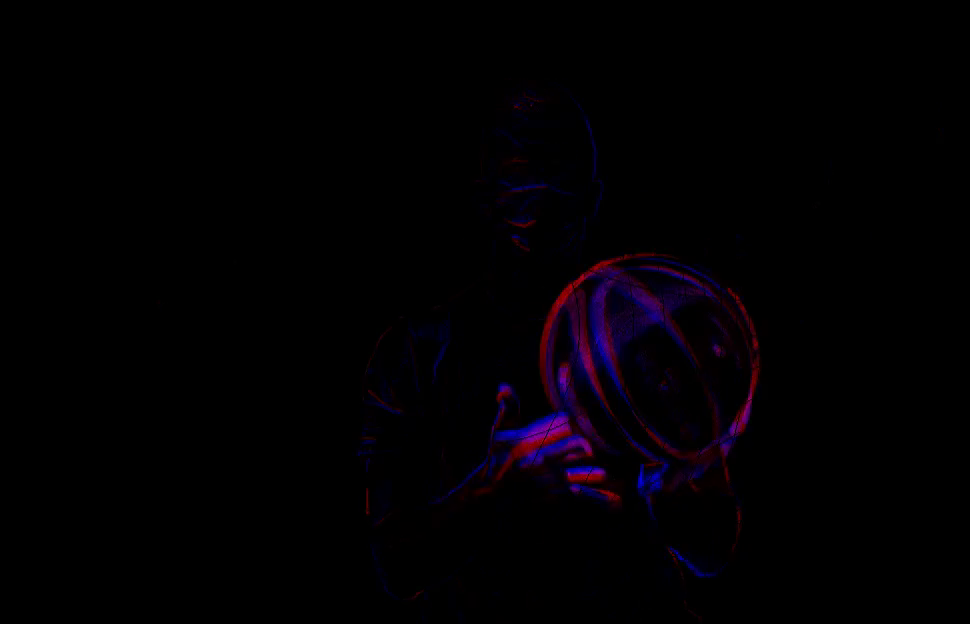
#> input picture frame 21 of video_transition_tool/input.mp4, 970 x 624 px
$ python split.py
#> lines starting #> are read from the running program, lines starting #| are printed output that depends on the picture; pictures that were not available may be replaced by others from this repository, and a replacement may not be noted
import cv2
import numpy as np
import argparse


def center_crop(frame, crop_size):
    """先把最短邊 resize 到 crop_size（大圖縮小、小圖放大），再 center crop 成 crop_size x crop_size"""
    h, w = frame.shape[:2]

    # 縮放至最短邊 = crop_size
    if min(h, w) != crop_size:
        scale = crop_size / min(h, w)
        interp = cv2.INTER_AREA if scale < 1 else cv2.INTER_LINEAR
        new_w = max(crop_size, int(round(w * scale)))
        new_h = max(crop_size, int(round(h * scale)))
        frame = cv2.resize(frame, (new_w, new_h), interpolation=interp)
        h, w = frame.shape[:2]

    # center crop
    start_x = (w - crop_size) // 2
    start_y = (h - crop_size) // 2
    return frame[start_y:start_y + crop_size, start_x:start_x + crop_size]


# [83 lines left out: functions create_diagonal_mask_with_line, apply_diagonal_line, create_transition_frame, create_dummy_frame, not called in this run]


def parse_args():
    parser = argparse.ArgumentParser(
        description='Generate an input/output comparison video with a diagonal wipe transition')
    parser.add_argument('--input', default='input.mp4',
                        help='input video path (default: input.mp4)')
    parser.add_argument('--output', default='output.mp4',
                        help='output video path (default: output.mp4)')
    parser.add_argument('--result', default='transition_result.mp4',
                        help='result video path (default: transition_result.mp4)')
    parser.add_argument('--crop', type=int, default=384, metavar='SIZE',
                        help='center crop size in pixels (default: 384)')
    parser.add_argument('--no-crop', action='store_true',
                        help='disable cropping and use the original input video size')
    parser.add_argument('--fps', type=float, default=None,
                        help='output video fps (default: same as input video)')
    parser.add_argument('--resize', type=int, default=None, metavar='SHORT_SIDE',
                        help='resize the result so its shortest side equals SHORT_SIDE, '
                             'keeping aspect ratio (default: no resize)')
    parser.add_argument('--transition-frames', type=int, default=31,
                        help='number of frames in the transition animation (default: 31)')
    parser.add_argument('--line-width', type=int, default=9,
                        help='white split line width in pixels (default: 9)')
    return parser.parse_args()


def main():
    args = parse_args()
    crop_size = None if args.no_crop else args.crop
    if crop_size is not None and crop_size <= 0:
        print("Error: --crop must be a positive integer (or use --no-crop)")
        return
    if args.fps is not None and args.fps <= 0:
        print("Error: --fps must be positive")
        return
    if args.resize is not None and args.resize <= 0:
        print("Error: --resize must be positive")
        return

    # Load videos
    print("Loading videos...")
    input_cap = cv2.VideoCapture(args.input)
    output_cap = cv2.VideoCapture(args.output)

    if not input_cap.isOpened():
        print(f"Error: Could not open input video {args.input}")
        return
    if not output_cap.isOpened():
        print(f"Error: Could not open output video {args.output}")
        return

    # 自動取得影片資訊
    input_fps = input_cap.get(cv2.CAP_PROP_FPS)
    output_fps = output_cap.get(cv2.CAP_PROP_FPS)
    input_total = int(input_cap.get(cv2.CAP_PROP_FRAME_COUNT))
    output_total = int(output_cap.get(cv2.CAP_PROP_FRAME_COUNT))
    total_frames = min(input_total, output_total)  # 取兩者最小值

    # result fps：優先使用 --fps，否則沿用 input 影片的 fps
    result_fps = args.fps if args.fps is not None else input_fps

    # 決定基準 frame 大小
    if crop_size is not None:
        frame_w = frame_h = crop_size
        size_note = f"{frame_w}x{frame_h} (center crop)"
    else:
        frame_w = int(input_cap.get(cv2.CAP_PROP_FRAME_WIDTH))
        frame_h = int(input_cap.get(cv2.CAP_PROP_FRAME_HEIGHT))
        size_note = f"{frame_w}x{frame_h} (original size)"

    # --resize：等比縮放到短邊 = SHORT_SIDE（長邊取偶數以利編碼相容性）
    if args.resize is not None and args.resize != min(frame_w, frame_h):
        scale = args.resize / min(frame_w, frame_h)
        if frame_w <= frame_h:
            frame_w, frame_h = args.resize, max(2, int(round(frame_h * scale / 2)) * 2)
        else:
            frame_w, frame_h = max(2, int(round(frame_w * scale / 2)) * 2), args.resize
        size_note += f", resized to {frame_w}x{frame_h}"

    # no-crop 時若 output 影片尺寸和最終大小不同，會自動 resize 對齊
    if crop_size is None:
        out_w = int(output_cap.get(cv2.CAP_PROP_FRAME_WIDTH))
        out_h = int(output_cap.get(cv2.CAP_PROP_FRAME_HEIGHT))
        if (out_w, out_h) != (frame_w, frame_h):
            print(f"  Warning: output video is {out_w}x{out_h}, "
                  f"frames will be resized to {frame_w}x{frame_h}")

    print(f"  Input video: {input_total} frames at {input_fps:.2f} fps")
    print(f"  Output video: {output_total} frames at {output_fps:.2f} fps")
    print(f"  Using: {total_frames} frames")
    fps_note = "user specified" if args.fps is not None else "same as input"
    print(f"  Result fps: {result_fps:.2f} ({fps_note})")
    print(f"  Frame size: {size_note}")

    def process_frame(frame):
        """依設定做 center crop，再 resize 成最終輸出大小"""
        if crop_size is not None:
            frame = center_crop(frame, crop_size)
        if frame.shape[1] != frame_w or frame.shape[0] != frame_h:
            interp = cv2.INTER_AREA if frame.shape[1] > frame_w else cv2.INTER_LINEAR
            frame = cv2.resize(frame, (frame_w, frame_h), interpolation=interp)
        return frame

    # 計算轉換的起始和結束幀（以中間為中心）
    transition_frames = args.transition_frames
    center_frame = total_frames // 2
    transition_start = center_frame - transition_frames // 2
    transition_end = center_frame + transition_frames // 2

    # Setup output video writer
    fourcc = cv2.VideoWriter_fourcc(*'mp4v')
    out = cv2.VideoWriter(args.result, fourcc, result_fps, (frame_w, frame_h))

    print("Generating transition video...")
    print(f"  Transition: frame {transition_start} ~ {transition_end}")

    # 保留最後有效幀
    last_input_frame = None
    last_output_frame = None

    # 逐幀處理
    for frame_idx in range(total_frames):
        # 同步讀取兩個影片的當前幀
        ret1, input_frame = input_cap.read()
        ret2, output_frame = output_cap.read()

        # 如果讀取成功，更新並保留；失敗則使用最後有效幀
        if ret1 and input_frame is not None:
            input_frame = process_frame(input_frame)
            last_input_frame = input_frame
        else:
            input_frame = last_input_frame

        if ret2 and output_frame is not None:
            output_frame = process_frame(output_frame)
            last_output_frame = output_frame
        else:
            output_frame = last_output_frame

        # 確保有有效幀
        if input_frame is None:
            input_frame = create_dummy_frame(frame_w, frame_h, "Input", (50, 50, 150))
        if output_frame is None:
            output_frame = create_dummy_frame(frame_w, frame_h, "Output", (50, 150, 50))

        # 決定輸出內容
        if frame_idx < transition_start:
            # Phase 1: 顯示 input
            out.write(input_frame)
        elif frame_idx < transition_end:
            # Phase 2: 轉換動畫
            t = frame_idx - transition_start
            position = t / max(transition_frames - 1, 1)
            frame = create_transition_frame(input_frame, output_frame, position,
                                            args.line_width)
            out.write(frame)
        else:
            # Phase 3: 顯示 output
            out.write(output_frame)
#> this loop made 31 passes
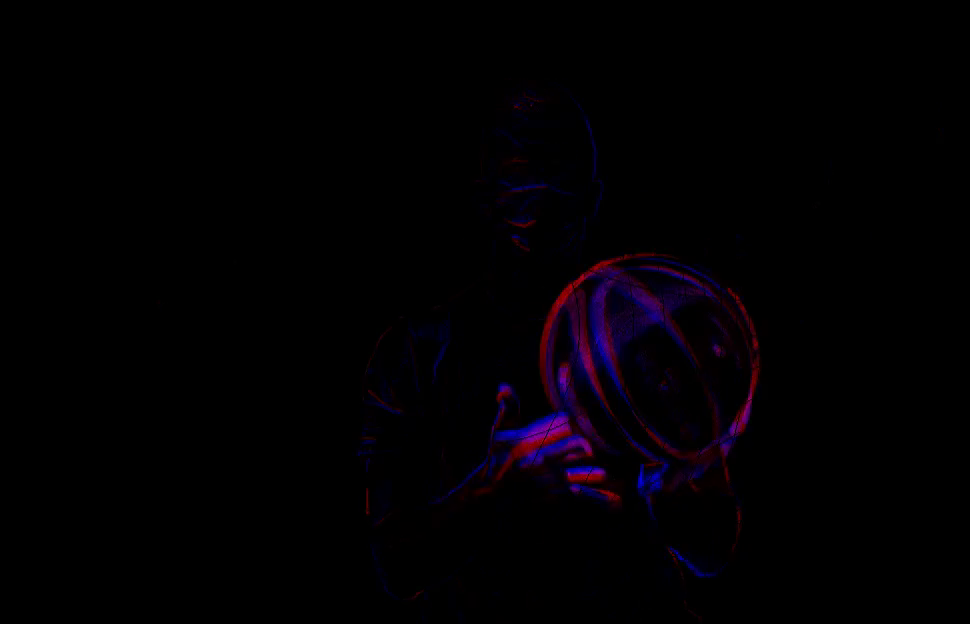
#> input picture frame 21 of video_transition_tool/input.mp4, 970 x 624 px
#> pass 1, in process_frame, `frame = center_crop(frame, crop_size)`:
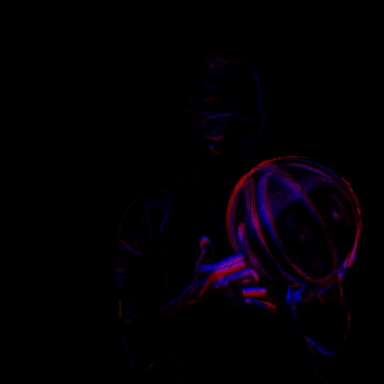
#> frame: shape (384, 384, 3); mean of channels 0, 1, 2 4, 0.1, 2.9; drawn as B, G, R
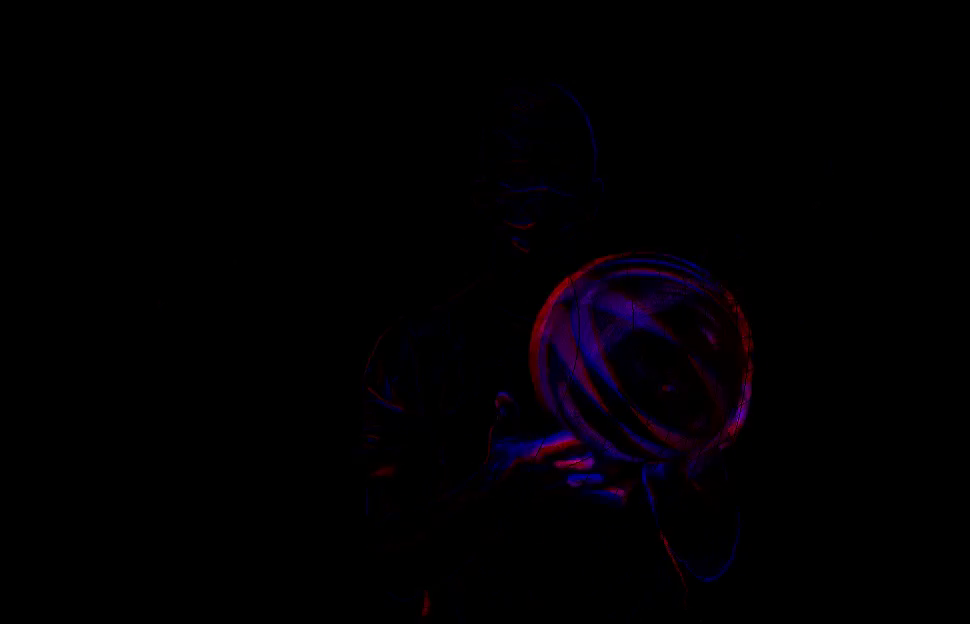
#> input picture frame 22 of video_transition_tool/input.mp4, 970 x 624 px
#> pass 2, in process_frame (call 3), `frame = center_crop(frame, crop_size)`:
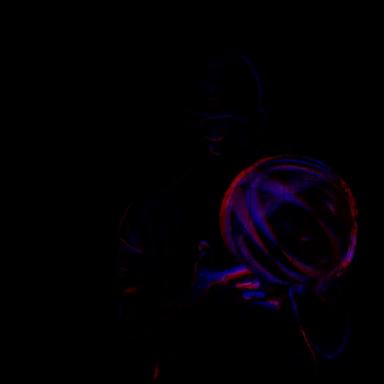
#> frame: shape (384, 384, 3); mean of channels 0, 1, 2 3.5, 0.1, 2.4; drawn as B, G, R
#> after the loop:
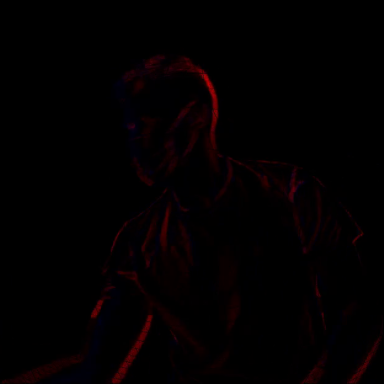
#> input_frame: shape (384, 384, 3); mean B, G, R 0.6, 0.1, 2.8

    # Cleanup
    out.release()
    input_cap.release()
    output_cap.release()

    print(f"Done! Generated {total_frames} frames.")
    print(f"Output saved to: {args.result}")


if __name__ == "__main__":
    main()

$ run again, starting later in the video
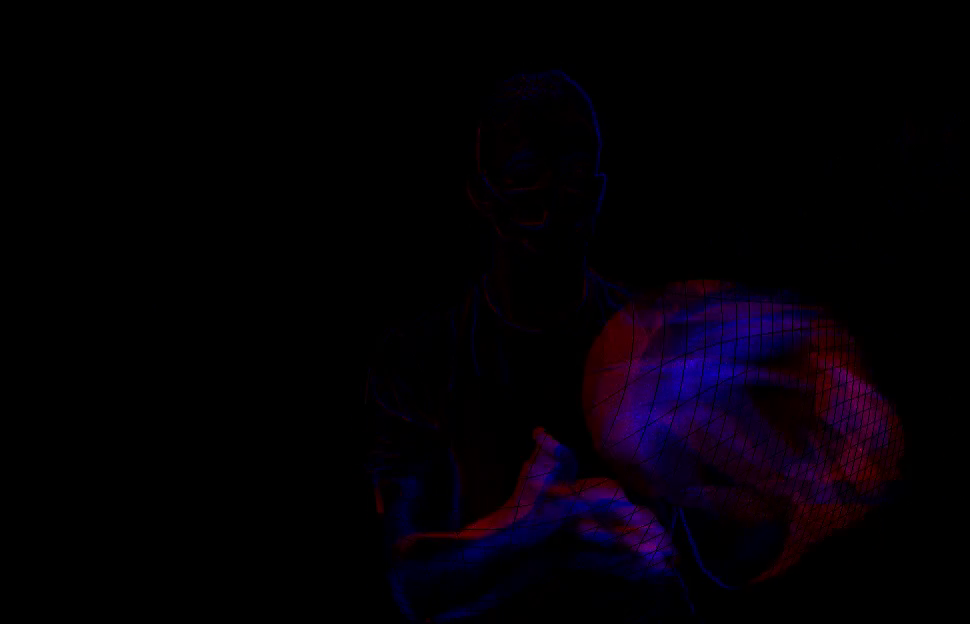
#> input picture frame 97 of video_transition_tool/input.mp4, 970 x 624 px
#> the loop in main, `for frame_idx in range(total_frames):` made 31 passes
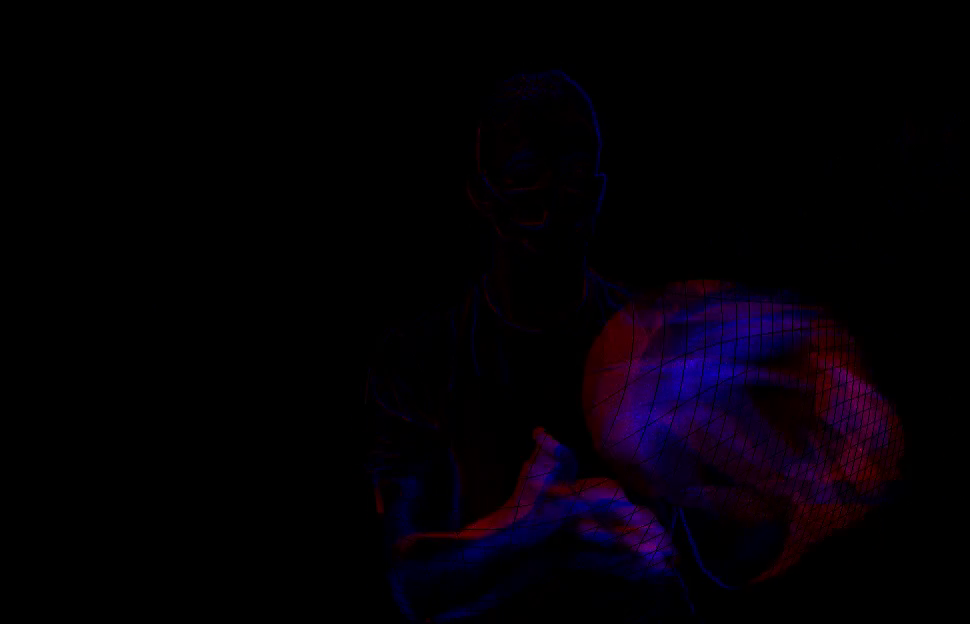
#> input picture frame 97 of video_transition_tool/input.mp4, 970 x 624 px
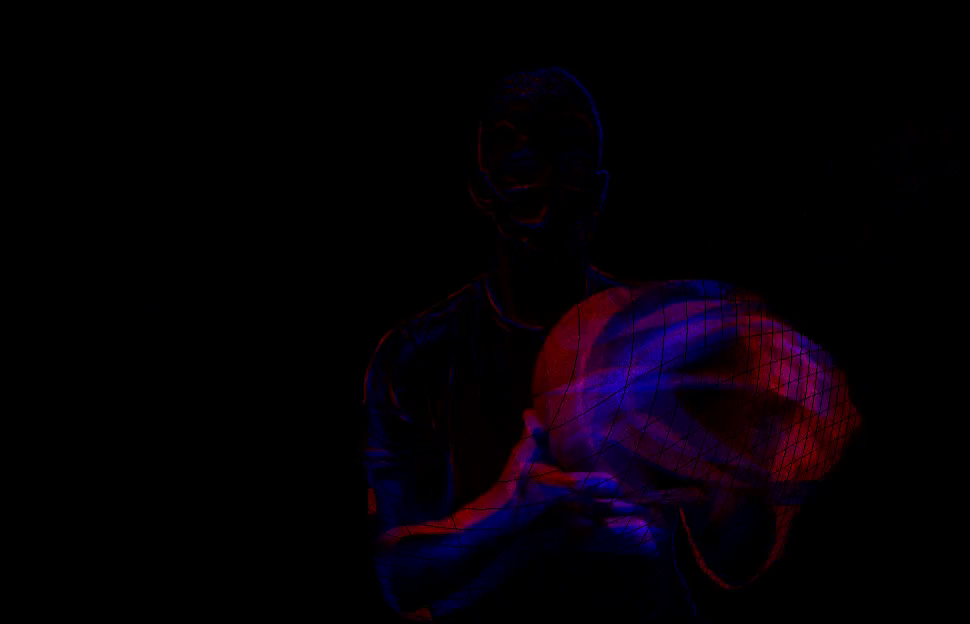
#> input picture frame 98 of video_transition_tool/input.mp4, 970 x 624 px
#> after the loop in main, `for frame_idx in range(total_frames):`:
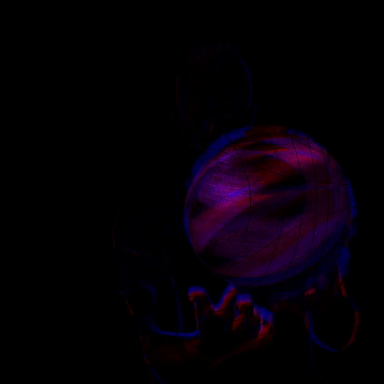
#> input_frame: shape (384, 384, 3); mean B, G, R 6.4, 0.1, 5.2

$ run again, starting later in the video
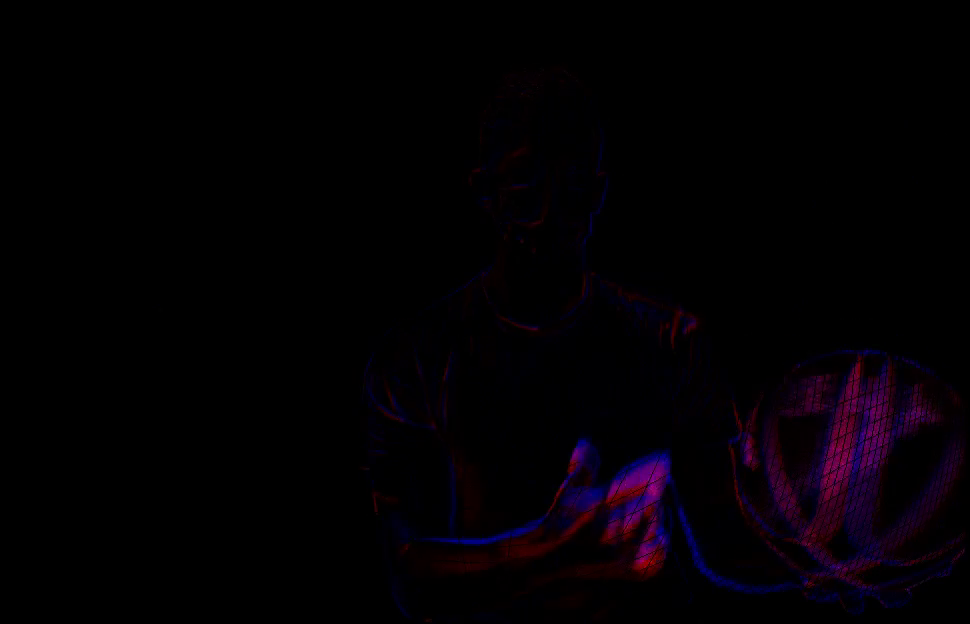
#> input picture frame 173 of video_transition_tool/input.mp4, 970 x 624 px
#> the loop in main, `for frame_idx in range(total_frames):` made 31 passes
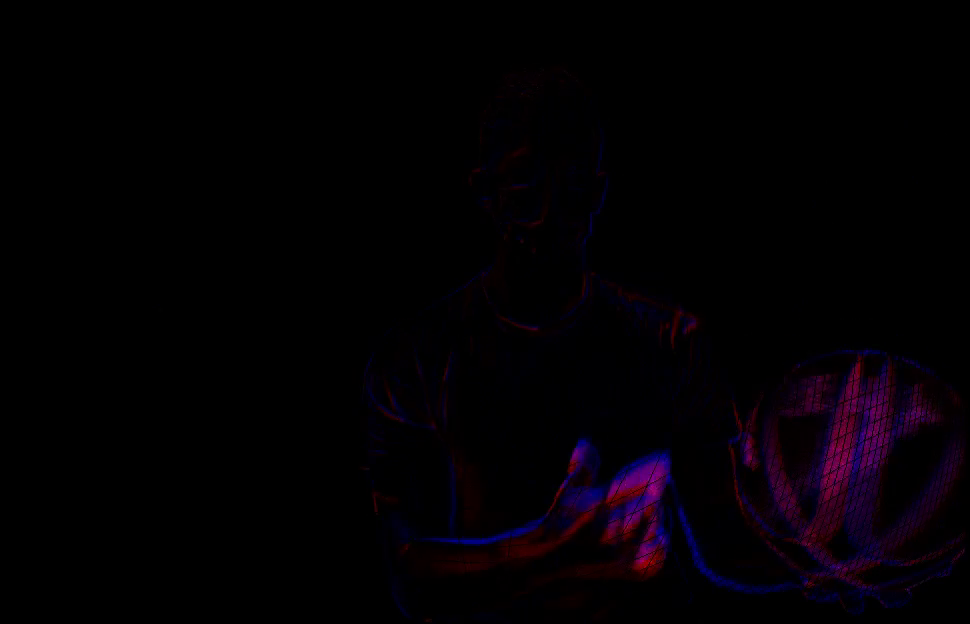
#> input picture frame 173 of video_transition_tool/input.mp4, 970 x 624 px
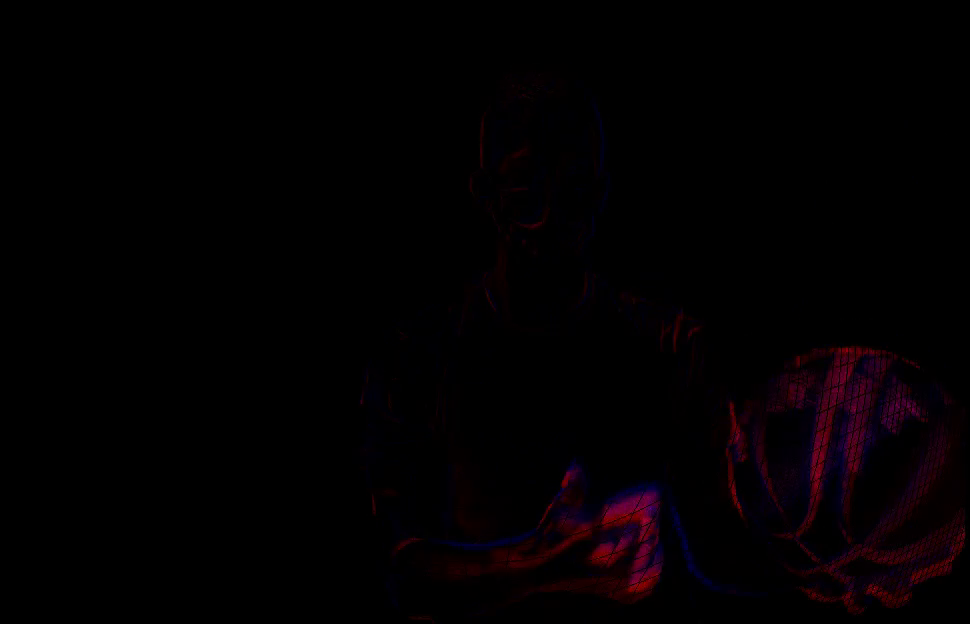
#> input picture frame 174 of video_transition_tool/input.mp4, 970 x 624 px
#> after the loop in main, `for frame_idx in range(total_frames):`:
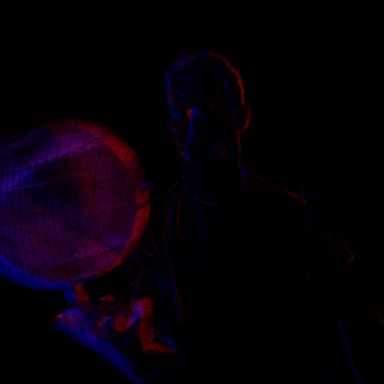
#> input_frame: shape (384, 384, 3); mean B, G, R 7.9, 0.2, 6.1
